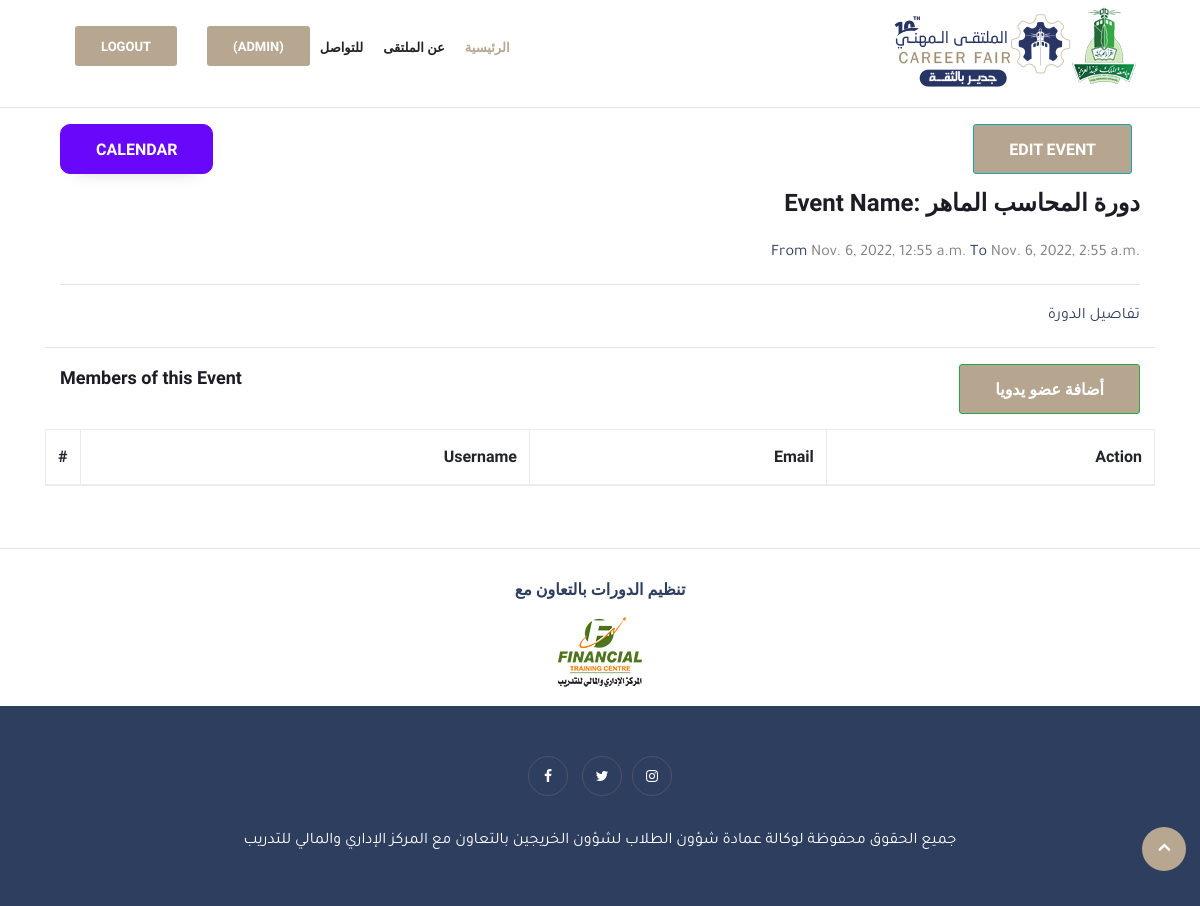
Page /event/12/details/ (signed in) on the earlier database version.
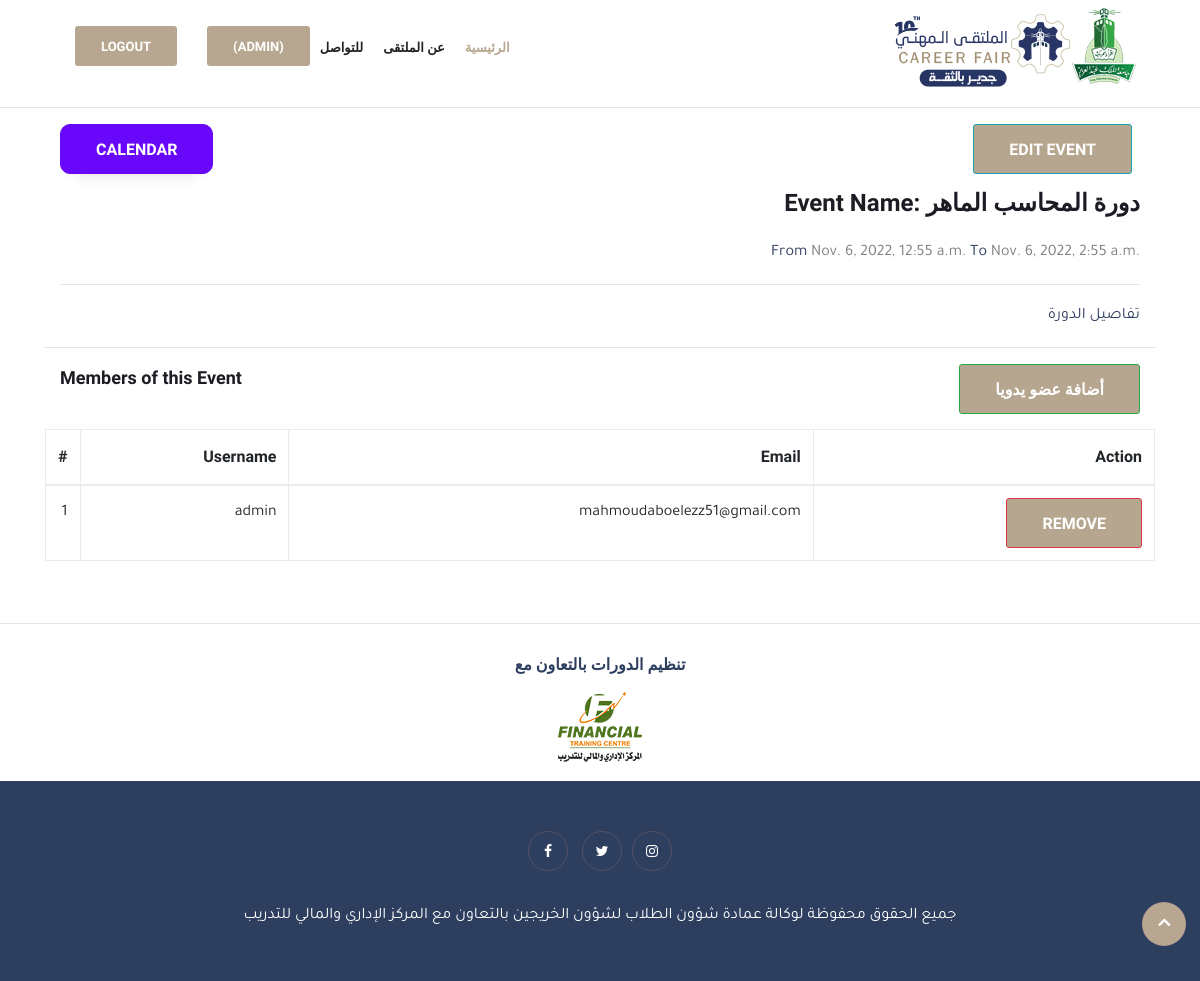
Same page on the later database version.
### accounts/models/user.py (models this page shows, shortened)
class User(AbstractBaseUser, PermissionsMixin):
    email = models.EmailField(
        _("Email Address"),
        max_length=255,
        unique=True,
        help_text="Ex: example@example.com",
    )
    is_staff = models.BooleanField(_("Staff status"), default=False)
    is_active = models.BooleanField(_("Active"), default=True)
    date_joined = models.DateTimeField(_("Date Joined"), auto_now_add=True)
    last_updated = models.DateTimeField(_("Last Updated"), auto_now=True)
    username = models.CharField(max_length=255, null=True, blank=True)
    objects = UserManager()
    USERNAME_FIELD = "email"

### calendarapp/models/event.py (models this page shows, shortened)
class Event(EventAbstract):
    user = models.ForeignKey(User, on_delete=models.CASCADE, related_name="events")
    title = models.CharField(max_length=200, unique=True)
    description = models.TextField()
    start_time = models.DateTimeField()
    end_time = models.DateTimeField()
    objects = EventManager()

### calendarapp/models/event_member.py (models this page shows, shortened)
class EventMember(EventAbstract):
    event = models.ForeignKey(Event, on_delete=models.CASCADE, related_name="events")
    user = models.ForeignKey(
        User, on_delete=models.CASCADE, related_name="event_members"
    )
    class Meta:
        unique_together = ["event", "user"]

### calendarapp/views/other_views.py (the view)
# urls.py: path("event/<int:event_id>/details/", views.event_details, name="event-detail"),
@login_required(login_url="signup")
def event_details(request, event_id):
    event = Event.objects.get(id=event_id)
    eventmember = EventMember.objects.filter(event=event)
    context = {"event": event, "eventmember": eventmember}
    return render(request, "event-details.html", context)

### templates/event-details.html (shortened to what this page needs)
{% extends 'base.html' %}
{% block content %}
    <div class="container">
        <div class="clearfix">
            {% if request.user.is_staff %}
            <a class="btn btn-primary left" href="{% url 'calendarapp:calendar' %}"> Calendar </a>
            <a class="btn btn-info right mr-2" href="{% url 'calendarapp:event_edit' event.pk %}"> Edit Event </a>
            {% endif %}
        </div>
        <div class="clearfix">
            <h3>Event Name: {{ event.title }}</h3>
            <p>From <span style="color: gray;">{{ event.start_time }}</span> To <span style="color: gray;">{{ event.end_time }}</span></p>
            <hr>
            <p>{{ event.description }}</p>
        </div>
        <hr>
        <div class="clearfix">
            {% if request.user.is_staff %}
            <h4 class="left" > Members of this Event</h4>
            <a class="btn btn-success right" href="{% url 'calendarapp:add_eventmember' event.id %}"> أضافة عضو يدويا </a>
            {% else %}
            <a class="btn btn-success right" href="{% url 'calendarapp:member_join' event.id %}"> التسجيل في هذة الدورة </a>
            {% endif %}
        </div>
        {% if request.user.is_staff %}
        <table class="table table-bordered">
            <thead>
                <tr>
                  <th style="width: 10px">#</th>
                  <th>Username</th>
                  <th>Email</th>
                  {% if request.user.is_staff %}
                  <th>Action</th>
                    {% endif %}
                </tr>
              </thead>
              <tbody>
                {% for member in eventmember %}
                <tr role="row">
                    <td>{{ forloop.counter }}</td>
                    <td>{{ member.user.username }}</td>
                    <td>{{ member.user.email }}</td>
                    {% if request.user.is_staff %}
                    <td>
                        <a class="btn btn-danger" href="{% url 'calendarapp:remove_event' member.id %}">Remove</a>
                    </td>
                    {% endif %}
                </tr>
                {% endfor %}
              </tbody>
        </table>
        {% endif %}
    </div>
{% endblock %}

### templates/base.html (shortened to what this page needs)
{% load static %}
<!doctype html>
<html lang="en" >
<head>
  <link rel="stylesheet" href="https://use.fontawesome.com/releases/v5.0.10/css/all.css">
  <link rel="stylesheet" type="text/css" href="{% static 'css/calender.css' %}">
  <link rel="stylesheet" href="https://maxcdn.bootstrapcdn.com/bootstrap/4.5.2/css/bootstrap.min.css">
    <link rel="stylesheet" href="{% static 'css/course.css' %}">
        <link rel="stylesheet" href="https://stackpath.bootstrapcdn.com/font-awesome/4.7.0/css/font-awesome.min.css" />
        <link rel="stylesheet" href="{% static 'css/accounts.css' %}" />
    <link rel="stylesheet" href="{% static 'assets/css/bootstrap.min.css' %}">
    <link rel="stylesheet" href="{% static 'assets/css/font-awesome.min.css' %}">
    <link rel="stylesheet" href="{% static 'assets/css/animate.css' %}">
    <link rel="stylesheet" href="{% static 'assets/css/magnific-popup.css' %}">
    <link rel="stylesheet" href="{% static 'assets/css/owl.carousel.min.css' %}">
    <link rel="stylesheet" href="{% static 'assets/css/isotop.css' %}">
    <link rel="stylesheet" href="{% static 'assets/css/xsIcon.css' %}">
    <link rel="stylesheet" href="{% static 'assets/css/style-v3.css' %}">
    <link rel="stylesheet" href="{% static 'assets/css/responsive.css' %}">
</head>
<body>
  <header id="header" class="header header-classic" dir="rtl">
    <div class="container">
        <nav class="navbar navbar-expand-lg navbar-light">
            <a class="navbar-brand" href="{% url 'calendarapp:calendars'  %}">
                <img src="{% static 'assets/images/logos/logo-v3.png' %}" alt="">
            </a>
            <div class="collapse navbar-collapse" id="navbarNavDropdown">
                <ul class="navbar-nav mr-auto">
                    <li class="nav-item active">
                        <a class="ts-scroll" href="#Main">الرئيسية</a>
                    </li>
                    <li class="nav-item">
                        <a class="ts-scroll" href="#AboutUs">عن الملتقى</a>
                    </li>
                    <li class="nav-item">
                        <a class="ts-scroll" href="#Contact">للتواصل</a>
                    </li>
                    {% if user.is_authenticated %}
                    <li class="header-ticket nav-item">
                      <a class="ticket-btn btn ts-image-popup" href="{% url 'calendarapp:calendar'  %}">({{ user.username }})</a>
                    </li>
                    <li class="header-ticket nav-item">
                      <a class="ticket-btn btn ts-image-popup" href="{% url 'accounts:signout' %}">Logout</a>
                    </li>
                      {% else %}
                        <a href="#popup_register" class="ticket-btn btn ts-image-popup" data-effect="mfp-zoom-in">
                          تسجيل الزوار
                        </a>
                        {% endif %}
                </ul>
            </div>
        </nav>
    </div>
</header>
<hr>
  {% block content %}
  {% endblock %}
  <br>
  <div class="footer-area">
    <hr>
        <div class="container">
            <div class="row">
                <div class="col-md-12">
                    <div class="logo-box">
                    <span>تنظيم الدورات بالتعاون مع</span>
                        <img src="{% static 'assets/images/logos/MFTC-logo.png' %}" alt="">
                    </div>
                </div>
            </div>
        </div>
    <footer class="ts-footer">
        <div class="container">
            <div class="row">
                <div class="col-lg-8 mx-auto">
                    <div class="ts-footer-social text-center mb-30">
                        <ul>
                            <li>
                                <a href="#"><i class="fa fa-facebook"></i></a>
                            </li>
                            <li>
                                <a href="#"><i class="fa fa-twitter"></i></a>
                            <li>
                                <a href="#"><i class="fa fa-instagram"></i></a>
                            </li>
                        </ul>
                    </div>
                    <div class="copyright-text text-center">
                        <p>
                            جميع الحقوق محفوظة لوكالة عمادة شؤون الطلاب لشؤون الخريجين بالتعاون مع المركز الإداري والمالي للتدريب
                        </p>
                    </div>
                </div>
            </div>
        </div>
    </footer>
    <div class="BackTo">
        <a href="#" class="fa fa-angle-up" aria-hidden="true"></a>
    </div>
</div>
</body>
</html>

### static/css/calender.css (style rules this page uses)
ul { height: 100%; padding: 0px 5px 0px 20px; }
a { color: #17a2b8; }
.left { float: left; }
.right { float: right; }
.btn { outline: none; color: black; background-color: transparent; box-shadow: 0 0 0 0; }
.clearfix { margin: 15px; }

### static/css/course.css (style rules this page uses)
.btn.btn-primary { background-color: #0066e6 !important; border-radius: 10px; bottom: 7px; }

### static/assets/css/isotop.css (style rules this page uses)
.height-02, { height: 250px; width: 25%; }

### static/assets/css/responsive.css (style rules this page uses)
@media (min-width: 992px) and (max-width: 1200px) { .header ul.navbar-nav > li > a { padding: 0 10px; font-size: 13px; } }

Differences in the rows shown:
added EventMember: user.username "admin", user.email "mahmoudaboelezz51@gmail.com"
